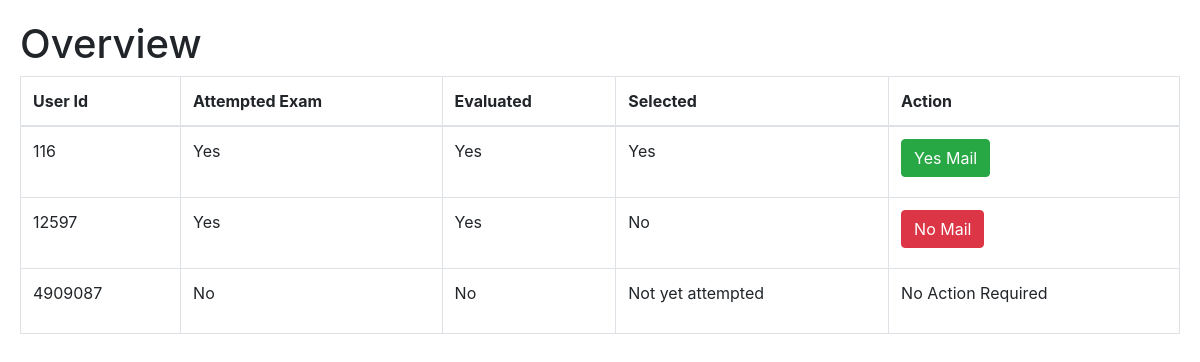
Page /hr_overview on the committed database.
### app.py (models this page shows)
class SelectedCandidate(db.Model):
    id = db.Column(db.Integer, primary_key=True)
    user_id = db.Column(db.Integer, nullable=False)
    attempted = db.Column(db.Boolean, default=False)
    selected = db.Column(db.Boolean, default=False)
    created_at = db.Column(db.DateTime(timezone=True), default=db.func.now())

### app.py (the view)
@app.route('/hr_overview')
def hr_overview():
    sc = SelectedCandidate.query.all()
    sc_list = []
    for s in sc:
        selected = ('Yes' if s.selected else 'No') if s.attempted else 'Not yet attempted'
        feedback = Feedback.query.filter_by(user_id=s.user_id).first()
        sc_list.append({
            'user_id': s.user_id,
            'attempted': 'Yes' if s.attempted else 'No',
            'selected': selected,
            'evaluated': 'Yes' if feedback else 'No',
            'Link Expired': 'Yes' if (datetime.now() - s.created_at).seconds > 86400 else 'No'
        })
    return render_template('hr_overview.html', selected_candidates=sc_list)

### templates/hr_overview.html (shortened to what this page needs)
<!DOCTYPE html>
<html lang="en">
<head>
    <link rel="stylesheet" href="{{ url_for('static', filename='dashboard.css') }}">
    <link rel="stylesheet" href="https://stackpath.bootstrapcdn.com/bootstrap/4.5.2/css/bootstrap.min.css">
</head>
<body>
    <h1>Overview</h1>
    <table class="table table-bordered">
        <thead>
            <tr>
                <th>User Id</th>
                <th>Attempted Exam</th>
                <th>Evaluated</th>
                <th>Selected</th>
                <th>Action</th>
            </tr>
        </thead>
        <tbody>
            {% for sc in selected_candidates %}
            <tr>
                <td>{{ sc.user_id }}</td>
                <td>{{ sc.attempted }}</td>
                <td>{{ sc.evaluated }}</td>
                <td>{{ sc.selected }}</td>
                <td>
                    {% if sc.attempted == 'Yes' %}
                        {% if sc.selected == 'Yes' %}
                            <h3><a href="mailto:{{ sc.user_id }}@yopmail.com?subject=Feedback%20for%20Hush%20{{sc.user_id }}&body=Congratulations%20you%20have%20been%20selected%20to%next%20round.%20We%20will%20reach%20you%20shortly%20for%20the%20next%20process." class="btn btn-success">Yes Mail</a></h3>
                        {% else %}
                            <h3><a href="mailto:{{ sc.user_id }}@yopmail.com?subject=Feedback%20for%20Hush%20{{sc.user_id }}&body=I%20regret%20you%20to%20inform%20that%20you%20have%20been%20not%20selected%20to%20next%20round.%20All%20the%20best%20for%20future%20endeavours." class="btn btn-danger">No Mail</a></h3>
                        {% endif %}
                    {% else %}
                        <p>No Action Required</p>
                    {% endif %}
                </td>
            </tr>
            {% endfor %}
        </tbody>
    </table>
</body>
</html>

### static/dashboard.css (style rules this page uses)
body { font-family: Arial, sans-serif; background-color: #f0f2f5; margin: 0; padding: 20px; background-image: url('https://images.pexels.com/photos/373076/pexels-photo-373076.jpeg?cs=srgb&dl=pexels-pixabay-373076.jpg&fm=jpg&_gl=1*vw15n8*_ga*MzA3ODEzODY5LjE3MDk1NzAyMDI.*_ga_8JE65Q40S6*MTcwOTU4Mjk1NC4yLjEuMTcwOTU4Mjk2MS4wLjAuMA.jpg' ); background-size: cover; background-position: center; margin: 0; font-family: Arial, sans-serif; }

### rows in the picture
SelectedCandidate: user_id "12597", attempted "Yes", evaluated "Yes", selected "No"
SelectedCandidate: user_id "4909087", attempted "No", evaluated "No", selected "Not yet attempted", shows "No Action Required"

### other values in the picture
{{ sc.user_id }} "116"
{{ sc.attempted }} "Yes"
{{ sc.evaluated }} "Yes"
{{ sc.selected }} "Yes"
